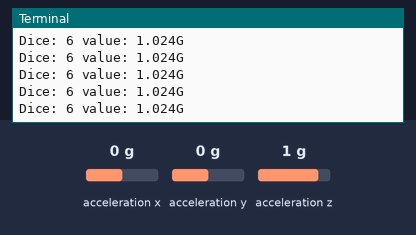
Bench run of a program on a simulated Raspberry Pi (BCM pin numbers). Parts: the last lines printed to the terminal. The test bench sets the inputs (shaded band); at power-on: acceleration x 0 g, acceleration y 0 g, acceleration z 1 g. System figures (address, load, memory, disk, uptime) are fixed made-up values; library files of the repository ran but are not shown: adxl345.py.

Above: at 1.2 s.
1.3 s: acceleration x set to -1.4 g
At 1.35 s:
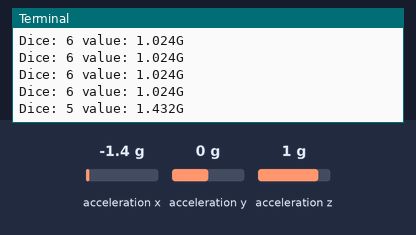
2.8 s: acceleration x set to 1.4 g
At 2.83 s:
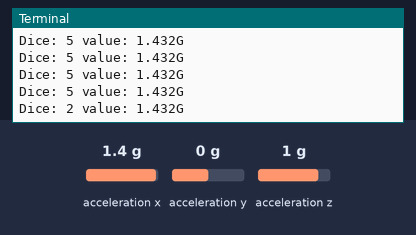
Timing chart, 0 to 5.8 s (numbered marks = the images above; inputs shaded):
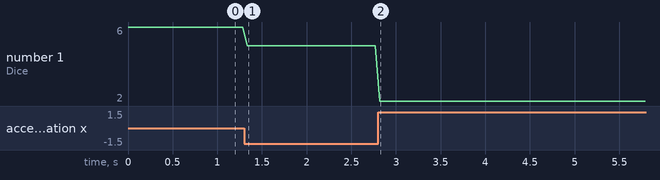

The program:

dice.py
```python
from adxl345 import ADXL345
import time

adxl345 = ADXL345()

dice = [2, 3, 6, 5, 4, 1]

while (True):
    axes = adxl345.getAxes(True)
    axes = [axes['x'], axes['y'], axes['z']]
    axesAbs = map(abs, axes)
    maxIndex = axesAbs.index(max(axesAbs))
    orientation = maxIndex

    if axes[maxIndex] < 0:
        orientation += 3

    print 'Dice: %d value: %.3fG' % (dice[orientation], axesAbs[maxIndex])

    time.sleep(0.05)
```

Measured:
- after the input at 1.3 s, the terminal: prints a new line at once (image 1)
- after the input at 2.8 s, the terminal: prints a new line at once (image 2)
- plotted number 1: 6 → 5 after the input at 1.3 s, 5 → 2 after the input at 2.8 s
